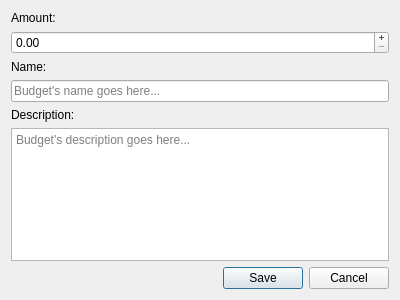
<?xml version="1.0" encoding="UTF-8"?>
<ui version="4.0">
 <class>BudgetEditor</class>
 <widget class="QWidget" name="BudgetEditor">
  <property name="geometry">
   <rect>
    <x>0</x>
    <y>0</y>
    <width>400</width>
    <height>300</height>
   </rect>
  </property>
  <property name="windowTitle">
   <string>Form</string>
  </property>
  <layout class="QVBoxLayout" name="verticalLayout">
   <item>
    <widget class="QLabel" name="amount_label">
     <property name="text">
      <string>Amount:</string>
     </property>
    </widget>
   </item>
   <item>
    <widget class="QDoubleSpinBox" name="amount">
     <property name="buttonSymbols">
      <enum>QAbstractSpinBox::PlusMinus</enum>
     </property>
     <property name="accelerated">
      <bool>true</bool>
     </property>
     <property name="prefix">
      <string/>
     </property>
     <property name="suffix">
      <string/>
     </property>
     <property name="maximum">
      <double>1000000000.000000000000000</double>
     </property>
    </widget>
   </item>
   <item>
    <widget class="QLabel" name="name_label">
     <property name="text">
      <string>Name:</string>
     </property>
    </widget>
   </item>
   <item>
    <widget class="QLineEdit" name="name">
     <property name="placeholderText">
      <string>Budget's name goes here...</string>
     </property>
    </widget>
   </item>
   <item>
    <widget class="QLabel" name="description_label">
     <property name="text">
      <string>Description:</string>
     </property>
    </widget>
   </item>
   <item>
    <widget class="QPlainTextEdit" name="description">
     <property name="placeholderText">
      <string>Budget's description goes here...</string>
     </property>
    </widget>
   </item>
   <item>
    <widget class="QDialogButtonBox" name="buttons">
     <property name="standardButtons">
      <set>QDialogButtonBox::Cancel|QDialogButtonBox::Save</set>
     </property>
    </widget>
   </item>
  </layout>
 </widget>
 <resources/>
 <connections/>
</ui>
